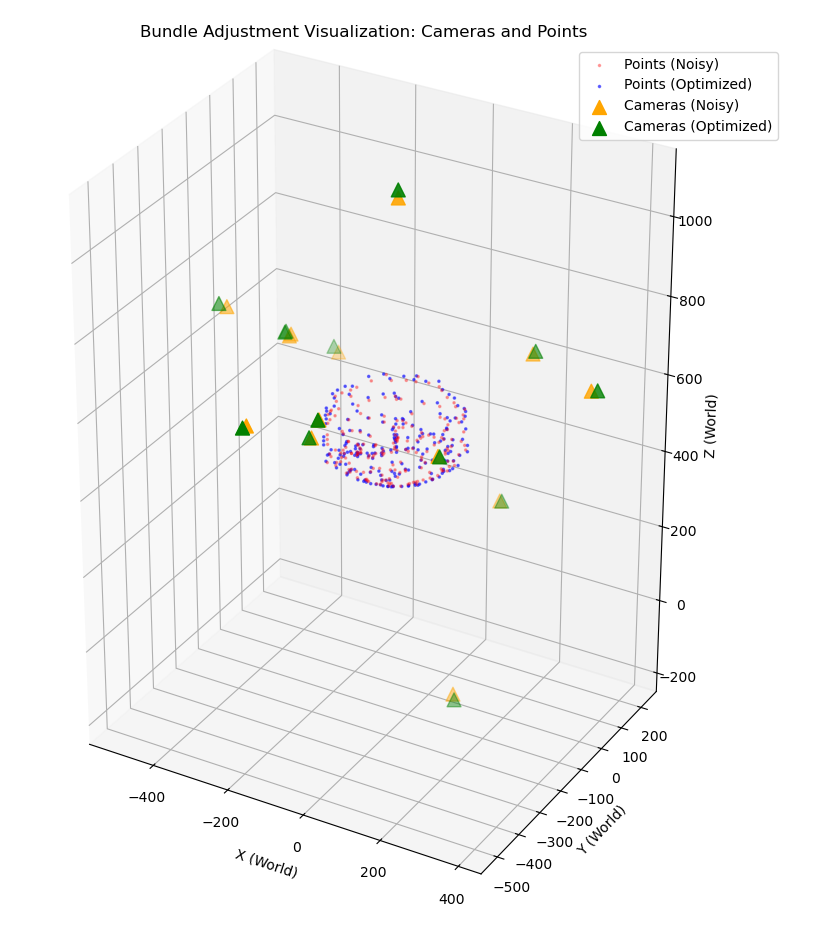

Reproduce this figure in Python.
import os
import json
import numpy as np
import matplotlib.pyplot as plt
from mpl_toolkits.mplot3d import Axes3D

root_dir = os.path.dirname(os.path.abspath(__file__))


def extract_scene_data(json_path):
    with open(json_path, 'r') as f:
        data = json.load(f)
    
    # Camera position in world coordinates
    """ 
      Xc = R * Xw + t
      Camera_center, C, is when Xc = (0, 0, 0)
      => 0 = R * C + t
      => C = -R^T * t
    """
    cam_centers = []
    for cam_id, cam_data in data['cameras'].items():
        E = np.array(cam_data['calib']['extrinsics'])  # 3x4 matrix
        R = E[:, :3]
        t = E[:, 3]
        C = -R.T @ t
        cam_centers.append(C)
    
    # World Points
    world_points = np.array(list(data['worldPoints'].values()))
    
    return np.array(cam_centers), world_points


def main():
    noisy_file = os.path.join(root_dir, 'noisy-calibrations-and-world-points.json')
    optimized_file = os.path.join(root_dir, 'answer.json')

    # Load data
    c_noisy, p_noisy = extract_scene_data(noisy_file)
    c_opt, p_opt = extract_scene_data(optimized_file)

    # Setup Plot
    fig = plt.figure(figsize=(12, 12))
    ax = fig.add_subplot(111, projection='3d')

    # Plot World Points (Noisy = Red, Optimized = Blue)
    ax.scatter(p_noisy[:, 0], p_noisy[:, 1], p_noisy[:, 2], 
               c='red', marker='.', s=10, alpha=0.3, label='Points (Noisy)')
    ax.scatter(p_opt[:, 0], p_opt[:, 1], p_opt[:, 2], 
               c='blue', marker='.', s=10, alpha=0.5, label='Points (Optimized)')

    # Plot Camera Centers (Orange triangles = Noisy, Green triangles = Optimized)
    ax.scatter(c_noisy[:, 0], c_noisy[:, 1], c_noisy[:, 2], 
               c='orange', marker='^', s=100, label='Cameras (Noisy)')
    ax.scatter(c_opt[:, 0], c_opt[:, 1], c_opt[:, 2], 
               c='green', marker='^', s=100, label='Cameras (Optimized)')

    # Labels and Legend
    ax.set_xlabel('X (World)')
    ax.set_ylabel('Y (World)')
    ax.set_zlabel('Z (World)')
    ax.set_title('Bundle Adjustment Visualization: Cameras and Points')
    ax.legend(loc='upper right')

    ax.set_aspect('equal', adjustable='box')
    plt.show()


if __name__ == "__main__":
    main()
